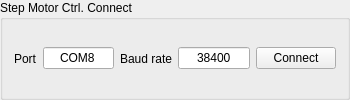
             <widget class="QGroupBox" name="groupBox_15">
              <property name="maximumSize">
               <size>
                <width>350</width>
                <height>16777215</height>
               </size>
              </property>
              <property name="title">
               <string>Step Motor Ctrl. Connect</string>
              </property>
              <layout class="QHBoxLayout" name="horizontalLayout_38">
               <item>
                <widget class="QLabel" name="label_44">
                 <property name="text">
                  <string>Port</string>
                 </property>
                </widget>
               </item>
               <item>
                <widget class="QLineEdit" name="lineEdit_gpib">
                 <property name="text">
                  <string>COM8</string>
                 </property>
                 <property name="alignment">
                  <set>Qt::AlignCenter</set>
                 </property>
                </widget>
               </item>
               <item>
                <widget class="QLabel" name="label_46">
                 <property name="text">
                  <string>Baud rate</string>
                 </property>
                </widget>
               </item>
               <item>
                <widget class="QLineEdit" name="lineEdit_gpib_2">
                 <property name="text">
                  <string>38400</string>
                 </property>
                 <property name="alignment">
                  <set>Qt::AlignCenter</set>
                 </property>
                </widget>
               </item>
               <item>
                <widget class="QPushButton" name="btn_gpib_conn">
                 <property name="text">
                  <string>Connect</string>
                 </property>
                </widget>
               </item>
              </layout>
             </widget>
